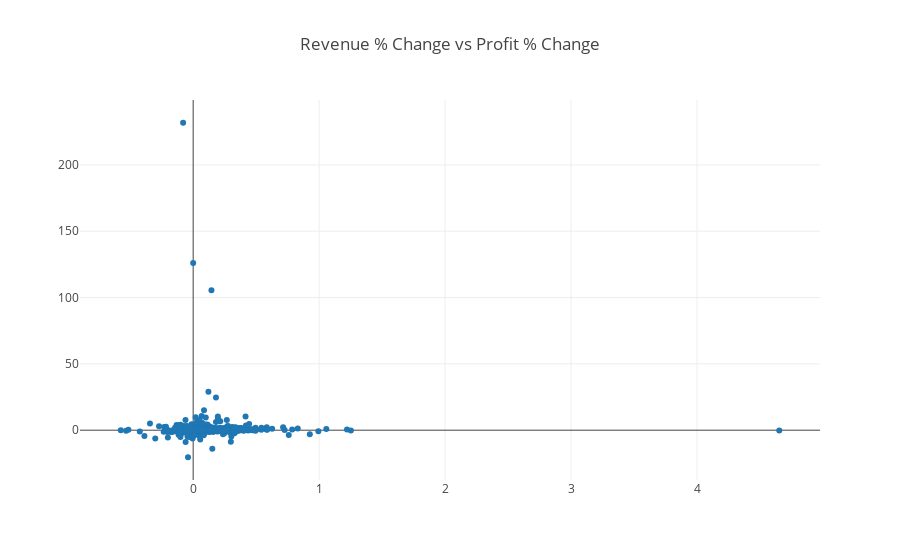

Notebook source saved alongside this figure:
### Code cell
from plotly.graph_objs import Scatter


data = [Scatter(x=fortune['revenue % change'], y=fortune['profits % change'], mode = 'markers', text=fortune['company'])]
layout = Layout(title="Revenue % Change vs Profit % Change")

fig = Figure(data=data, layout=layout)

plotly.offline.iplot(fig, show_link=False)

### Figure 1 — Plotly figure (JSON) as saved in the notebook; plotly's stock layout.template omitted (floating-point values rounded to 4 significant figures; data arrays with more than 128 entries replaced by an {"elided": "..."} marker saying what was removed)
{"data": [{"mode": "markers", "text": {"elided": "1500 str values"}, "type": "scatter", "x": {"elided": "1500 str values"}, "y": {"elided": "1500 str values"}}], "layout": {"title": "Revenue % Change vs Profit % Change"}}
